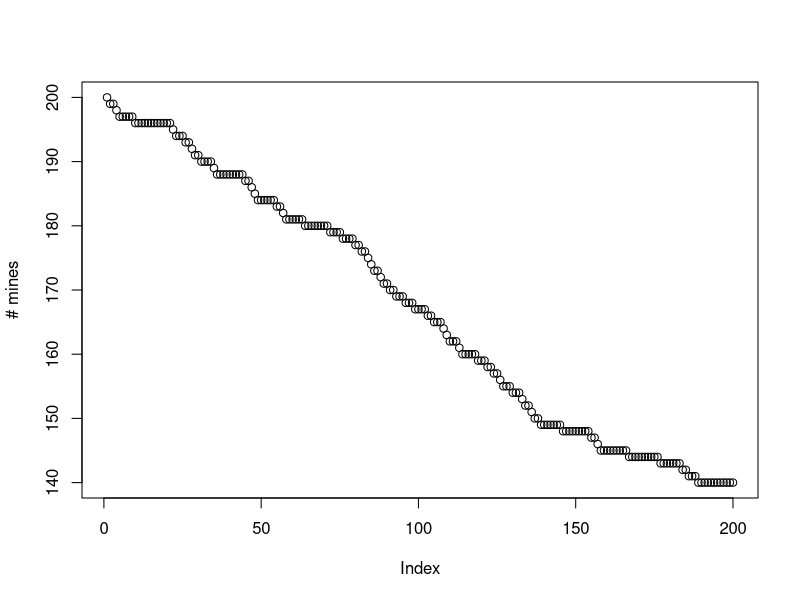

The R script that drew this image:
a <- list()
b <- list()
c <- list()
d <- list()
e <- list()

mine_d <- 281*5280/(70000*3)

mines<- 200
merch <- 100
for(i in seq(0,mines)){
	a[i] <- i*35
	b[i] <- i*35 + 35/4
	c[i] <- i*35 + 35/3
	d[i] <- i*35 + 35/2
	e[i] <- i*35 + 35/1
}
max_dist <- as.numeric(e[length(e)])
dataa <- matrix(rep(0,mines))
datab <- matrix(rep(0,mines))
datac <- matrix(rep(0,mines))
datad <- matrix(rep(0,mines))
datae <- matrix(rep(0,mines))


for(i in seq(0,merch)){
	merch <- runif(1)*max_dist
	for(j in seq(1,length(a))){
		kill1 <- as.numeric(a[j]) + 20
		kill2 <- as.numeric(a[j]) - 20
		if(merch >= kill2 && merch <= kill1){
			a[j] <- NULL
			dataa[j]<-1
			break
		}
	}
}

mine_pop <- mines - cumsum(dataa)
plot(mines - cumsum(dataa),ylab = "# mines")

fitmodel <- nls(mine_pop~SSlogis(mine_pop, Asym, xmid, scal))

